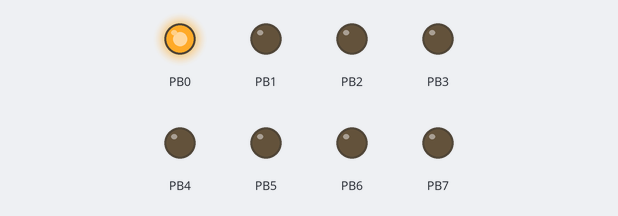
Bench run of a program on a simulated ATmega128, built with avr-gcc and emulated at 16 MHz. Parts: output pins drawn as LEDs (lit = HIGH).

Above: at 0.5 s.
At 2.5 s:
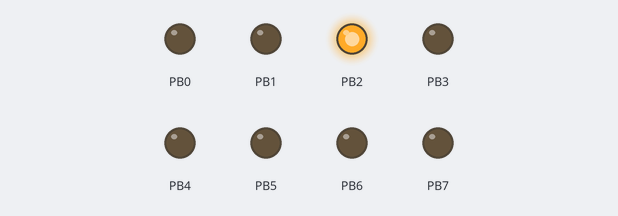
At 3.5 s:
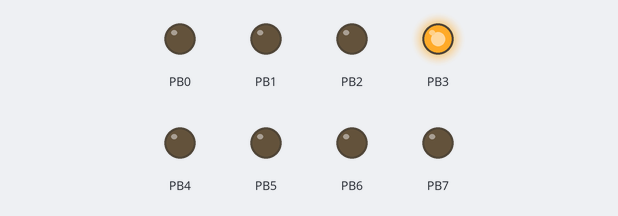
At 4.5 s:
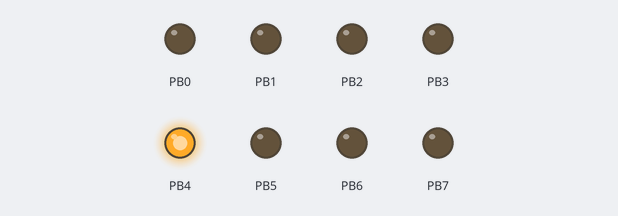
At 6.5 s:
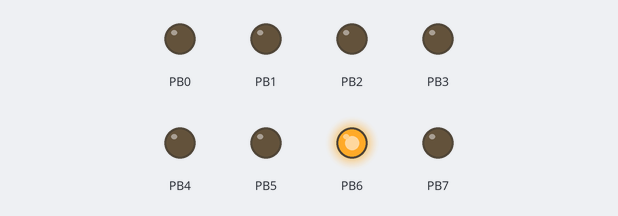
At 9.5 s:
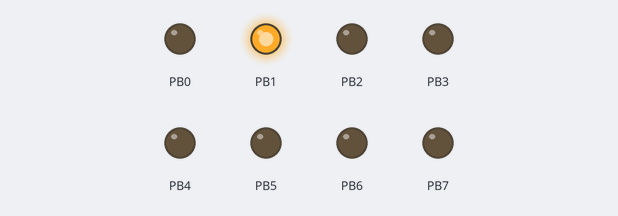
Timing chart, 0 to 10.4 s (numbered marks = the images above):
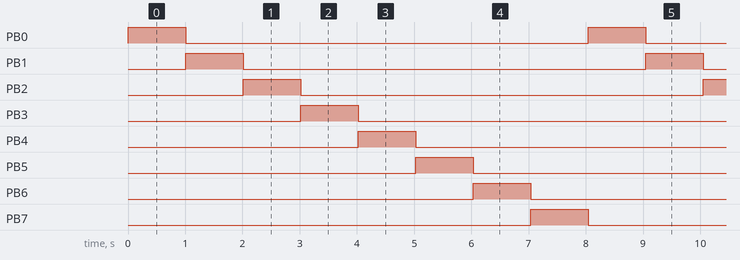

Measured:
- by itself, PB0–7: alternates HIGH for 1.0 s and LOW for 7.0 s
- by itself, everything shown: repeats every 8.0 s, in 8 steps

The program:

main.c
```c
//타이머 카운터 0번만(노말모드)을 이용해서 LED 1초마다 왼쪽으로 이동시키기
#define F_CPU 16000000L
#include <avr/io.h>
#include <avr/interrupt.h>

volatile unsigned char LED = 0x01;
volatile unsigned char timercnt=0;// 0.01s가 몇 번 반복됐는지 알기 위한 변수

SIGNAL(TIMER0_OVF_vect){//0오버 플로우 됐을 때 0.01s 를 100번 반복할때 마다
	//즉, 1초 마다 LED값 ++
	cli();
	TCNT0=99;// 초기값 99
	timercnt++;
	if(timercnt==100)
	 {timercnt=0;
		if(LED== 0x80) LED= 0x01;
		else LED= LED<<1;

	}
	sei();
}


int main(void)
{
    DDRB = 0xFF; //LED B포트 출력
	TCCR0 = 0x07;// 1024분주
	TCNT0 =99;// (0.01 *(0.0625u /1024))*157 =0.01s를 얻기 위한 카운트 값
	TIMSK = 0x01;//0번 타이머 오버플로우
	TIFR |=1 <<TOV0;//TOV0이 1로 이동. 이때 or 연산이기 때문에 1됨.(문법적)
	//TOV0을 0으로(Flag는 다른 포트와 다르게 1 넣으면 0으로 초기화 해줌)만드는 동작임
	sei();
    while (1)
    {
		PORTB = LED;// LED ON
    }
	return 0;
}
```
